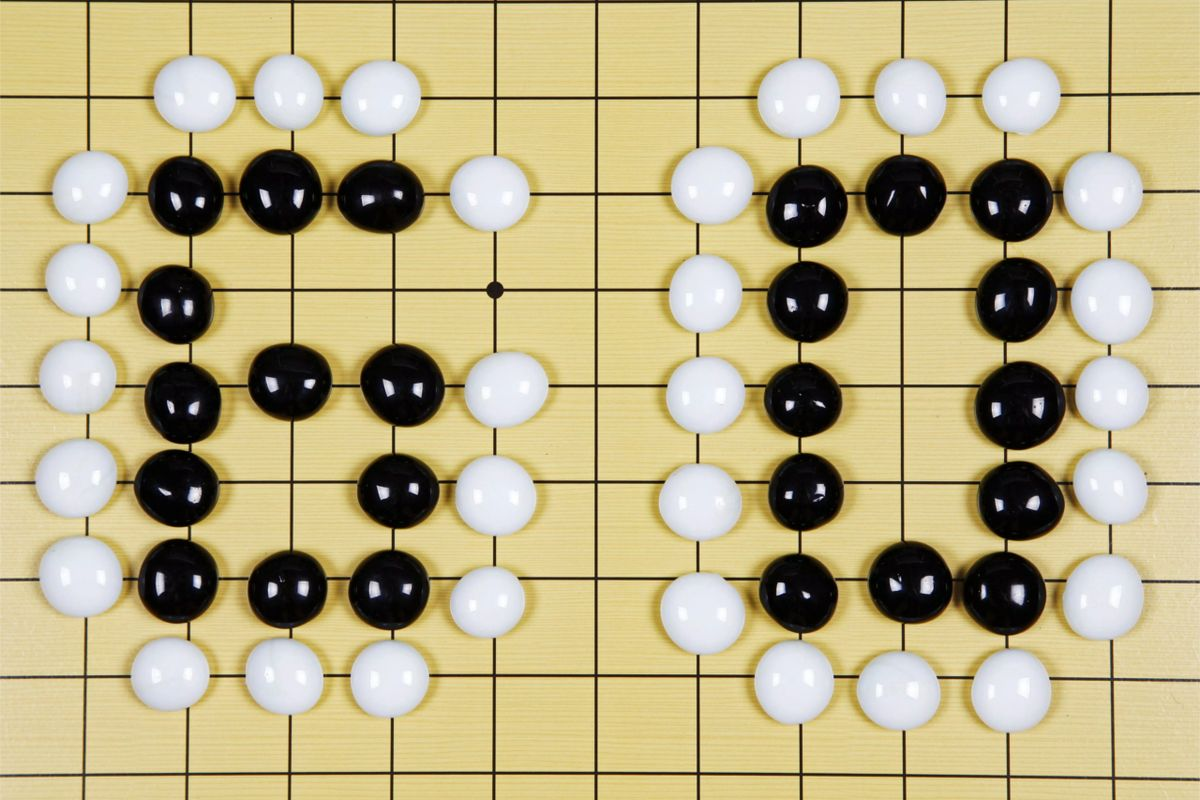
#> input picture src/AINOMOK/Image Processing/testData/test1.jpg, 1200 x 800 px, given in place of the camera
$ python detectColor.py
#> lines starting #> are read from the running program, lines starting #| are printed output that depends on the picture; after the words box and inside, x2 and y2 are one past the last pixel; in counts of white or black regions, pixels touching at a corner belong together
import cv2
import numpy as np

ESC = 27
lowerWhite = np.array([0,0,195])
upperWhite = np.array([255,75,255])

lowerBlack = np.array([0,0,0])
upperBlack = np.array([360,360,60])

if __name__ == '__main__':
	# loads one video frame from webcam connected with usb port
	capture = cv2.VideoCapture(1)
	# exception when webcam is not working
	while capture.isOpened():
		_, frame = capture.read()
#> frame is the input picture: shape (800, 1200, 3); mean B, G, R 132.9, 175.8, 187.7
		# detect color
		hsv = cv2.cvtColor(frame, cv2.COLOR_BGR2HSV)
#> hsv: shape (800, 1200, 3); mean H, S, V 42.9, 88.6, 189.5
		maskW = cv2.inRange(hsv, lowerWhite, upperWhite)
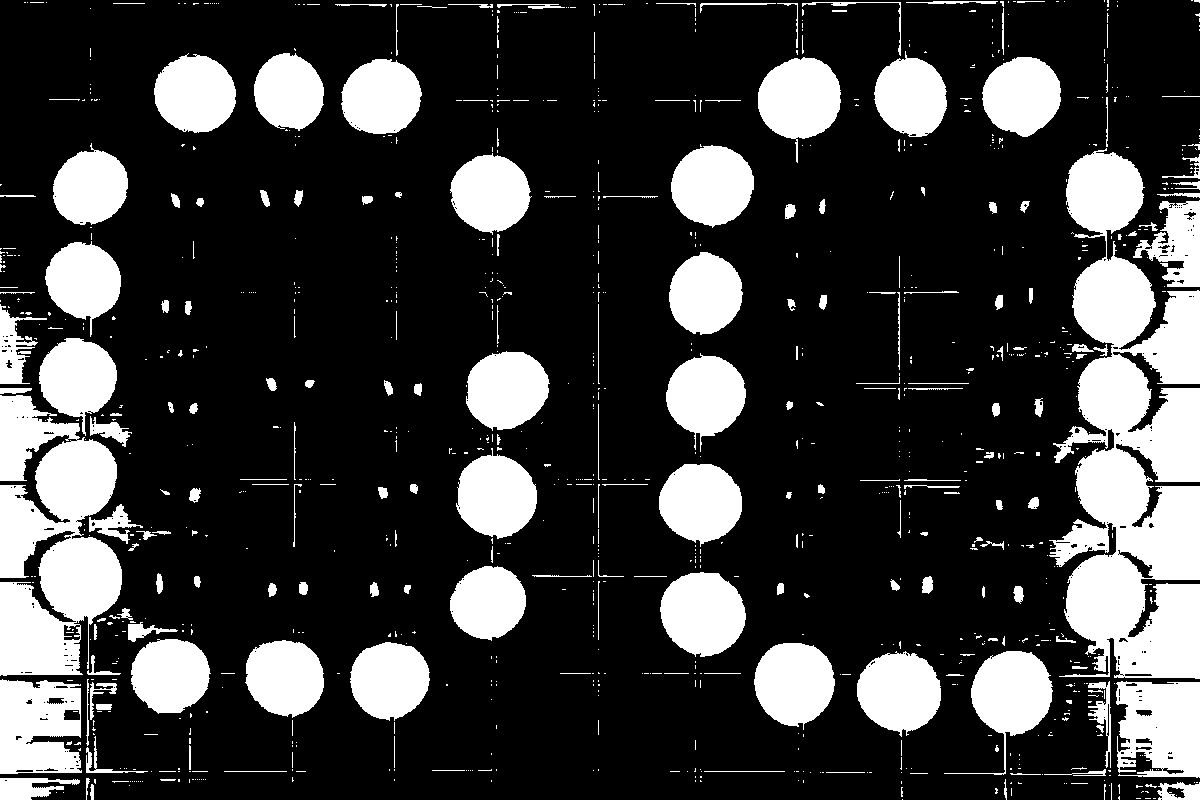
#> maskW: shape (800, 1200); 23.4% white; 1018 white regions (811 under 20 px), largest, box (x1, y1, x2, y2) and area: (1049, 148, 1200, 679) 48481, (0, 395, 122, 676) 23426, (1116, 681, 1200, 778) 6768
		resultW = cv2.bitwise_and(hsv, hsv, mask=maskW)
#> resultW: shape (800, 1200, 3); mean H, S, V 18.1, 7.3, 53.4
		maskB = cv2.inRange(hsv, lowerBlack, upperBlack)
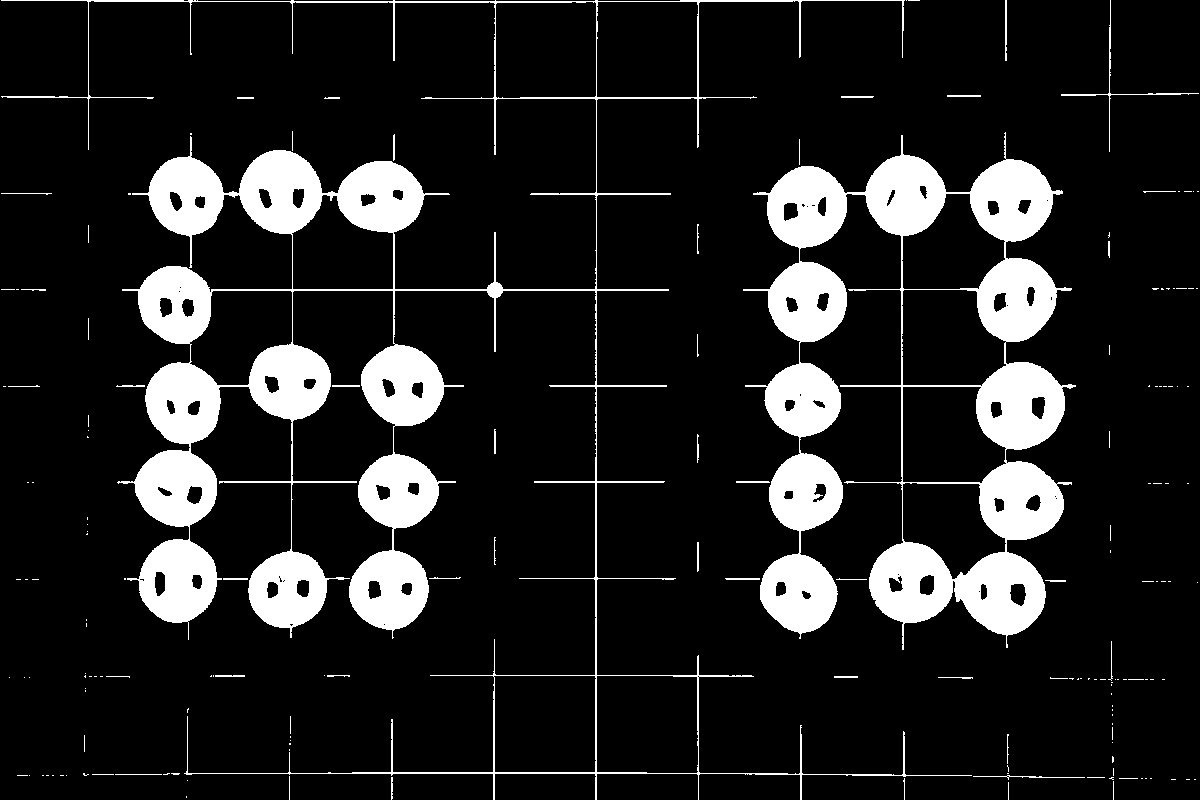
#> maskB: shape (800, 1200); 13.4% white; 169 white regions (125 under 20 px), largest, box (x1, y1, x2, y2) and area: (1, 0, 972, 800) 65714, (743, 132, 1076, 650) 59617, (1061, 0, 1199, 152) 402
		resultB = cv2.bitwise_and(hsv, hsv, mask=maskB)
#> resultB: shape (800, 1200, 3); mean H, S, V 9.5, 18.9, 2.4
		# show result & compare with original frame
		cv2.imshow('Before', frame)
		np.hstack((resultW, resultB))
		result = np.concatenate((resultW, resultB), axis=1)
#> result: shape (800, 2400, 3); mean H, S, V 13.8, 13.1, 27.9
		cv2.imshow('Result', result)

		# close when ESC pressed
		c = cv2.waitKey(10)
#> (key Esc is pressed here)
		if c == ESC:
			break
	cv2.destroyAllWindows()

$ run again, on src/AINOMOK/Image Processing/testData/test2.jpg
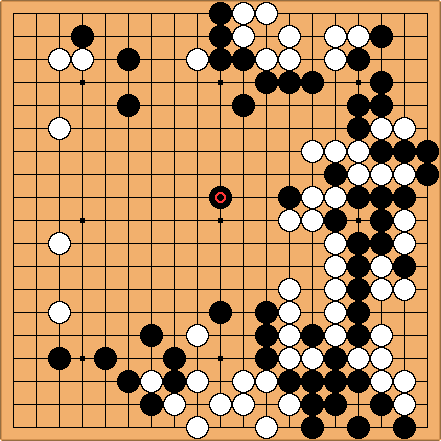
#> input picture src/AINOMOK/Image Processing/testData/test2.jpg, 441 x 441 px, given in place of the camera
#> frame is the input picture: shape (441, 441, 3); mean B, G, R 100.5, 146.6, 192
#> hsv: shape (441, 441, 3); mean H, S, V 10.4, 97.1, 192
#> `maskW = cv2.inRange(hsv, lowerWhite, upperWhite)`:
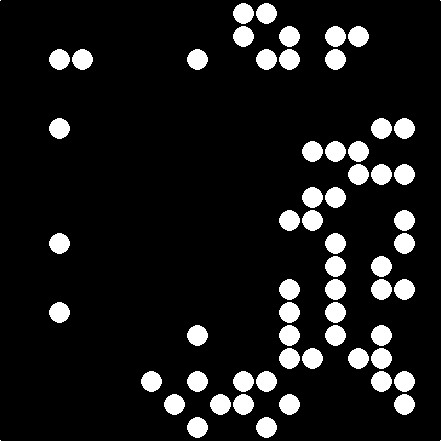
#> maskW: shape (441, 441); 10.1% white; 63 white regions (4 under 20 px), largest, box (x1, y1, x2, y2) and area: (233, 3, 254, 24) 333, (256, 3, 277, 24) 333, (233, 26, 254, 47) 333
#> resultW: shape (441, 441, 3); mean H, S, V 0, 0, 25.8
#> `maskB = cv2.inRange(hsv, lowerBlack, upperBlack)`:
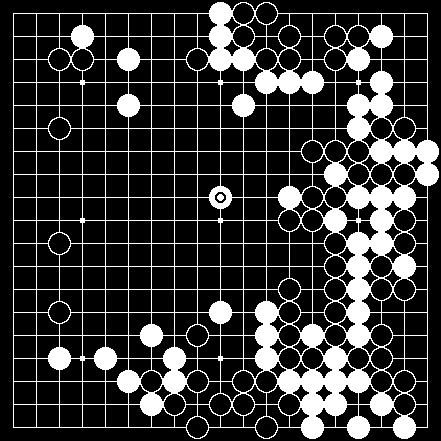
#> maskB: shape (441, 441); 20.7% white; 2 white regions, box (x1, y1, x2, y2) and area: (13, 2, 439, 439) 40271, (217, 194, 224, 201) 37
#> resultB: shape (441, 441, 3); every value is 0
#> result: shape (441, 882, 3); mean H, S, V 0, 0, 12.9
